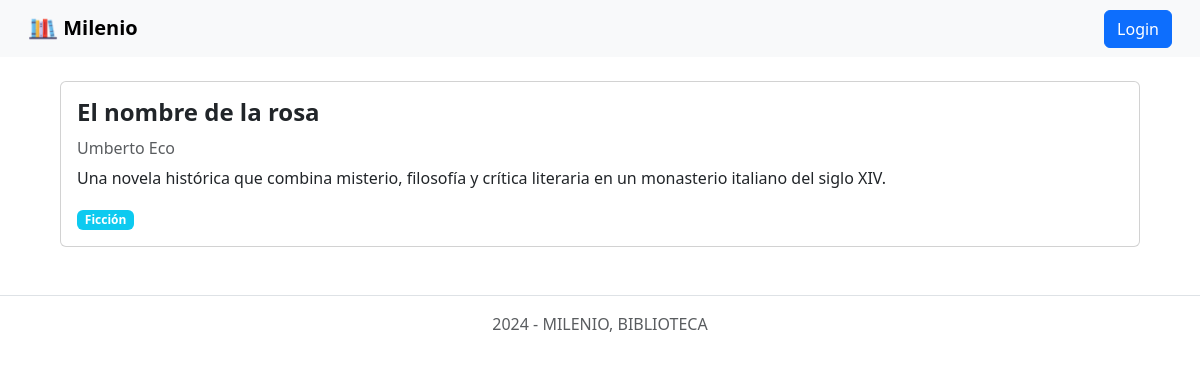
The app's page /detail/2 with its own data.
### tables this page shows
CREATE TABLE `libros` (
  `id_libro` int(11) NOT NULL,
  `nombre` varchar(50) NOT NULL,
  `autor` varchar(40) NOT NULL,
  `resena` text NOT NULL,
  `genero` varchar(40) NOT NULL
);

### app/views/catalogo.view.php (called while the page is built, shortened)
<?php
class CatalogoView {
    public function showDetail($libro) {
        include_once 'templates/detail.phtml';
    }
}

### app/models/catalogo.model.php (called while the page is built, shortened)
<?php
class CatalogoModel {
    private $db;
    public function __construct() {
       $this->db = new PDO('mysql:host=localhost;dbname=milenio_db;charset=utf8', 'root', '');
    }
    public function getLibro($id) {
        $query = $this->db->prepare('SELECT * FROM libros WHERE id_libro = ?');
        $query->execute([$id]);
        $libros = $query->fetch(PDO::FETCH_OBJ);
        return $libros;
    }
}

### templates/detail.phtml (the view, shortened to what this page needs)
<?php require 'templates/layout/header.phtml'; ?>
<div class="d-flex justify-content-center mt-4">
    <div class="card" style="width: 90%;">
        <div class="card-body">
            <h4 class="card-title mb-3 fw-bold"><?php echo $libro->nombre; ?></h4>
            <h6 class="card-subtitle mb-2 text-body-secondary"><?php echo $libro->autor; ?></h6>
            <p class="card-text"><?php echo $libro->resena; ?></p>
            <span class="badge bg-info"><?php echo $libro->genero; ?></span>
        </div>
    </div>
</div>
<?php require 'templates/layout/footer.phtml'; ?>

### records on screen
libros: nombre "El nombre de la rosa", autor "Umberto Eco", resena "Una novela histórica que combina misterio, filosofía y crítica literaria en un monasterio italiano del siglo XIV.", genero "Ficción"
